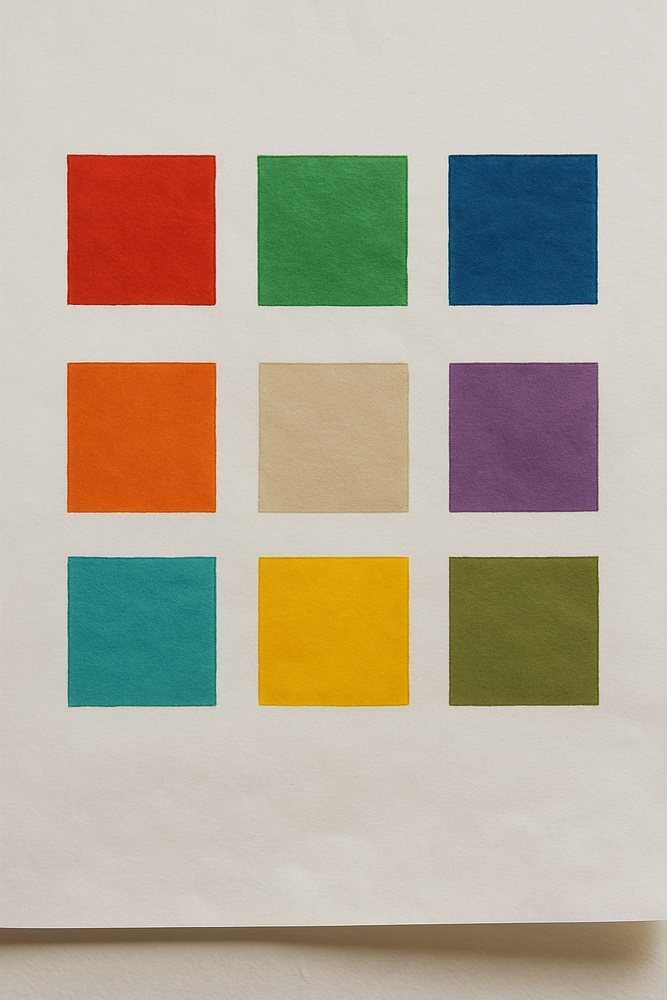
#> input picture detections/multicolor.jpg, 667 x 1000 px, shrunk from 1024 x 1536 before the run, found by its file name
$ python test_image.py
#> lines starting #> are read from the running program, lines starting #| are printed output that depends on the picture; after the words box and inside, x2 and y2 are one past the last pixel; in counts of white or black regions, pixels touching at a corner belong together
#> further down, img is the input picture: shape (1000, 667, 3); mean B, G, R 154.2, 171.5, 181.6
### detections/detect_multicolor.py
import cv2
import numpy as np
from detect_rect import find_rectangles

# HSV ranges for red (split range), yellow, and green
RED_RANGES = [
    ([0, 150,  60], [10, 255, 255]),
    ([170,150,  60], [180,255,255])
]
COLOR_RANGES = {
    'yellow': ([20, 100, 100], [30, 255, 255]),
    'green':  ([60, 120,  60], [70, 255, 255]),
}

def detect_colored_rectangles(frame_bgr):
    """
    Returns a list of dicts: [{'color': name, 'position':(x,y,w,h)}, ...]
    """
    hsv = cv2.cvtColor(frame_bgr, cv2.COLOR_BGR2HSV)
#> hsv: shape (1000, 667, 3); mean H, S, V 28.9, 66.3, 190.1
    detections = []

    # Detect red (wrap-around HSV)
    for low, high in RED_RANGES:
        mask = cv2.inRange(hsv, np.array(low), np.array(high))
        kernel = np.ones((5,5), np.uint8)
        clean  = cv2.morphologyEx(mask, cv2.MORPH_OPEN, kernel)
        for (x, y, w, h) in find_rectangles(clean):
            detections.append({'color': 'red', 'position': (x, y, w, h)})
#> this loop made 2 passes
#> pass 1, in detect_colored_rectangles, `mask = cv2.inRange(hsv, np.array(low), np.array(high))`:
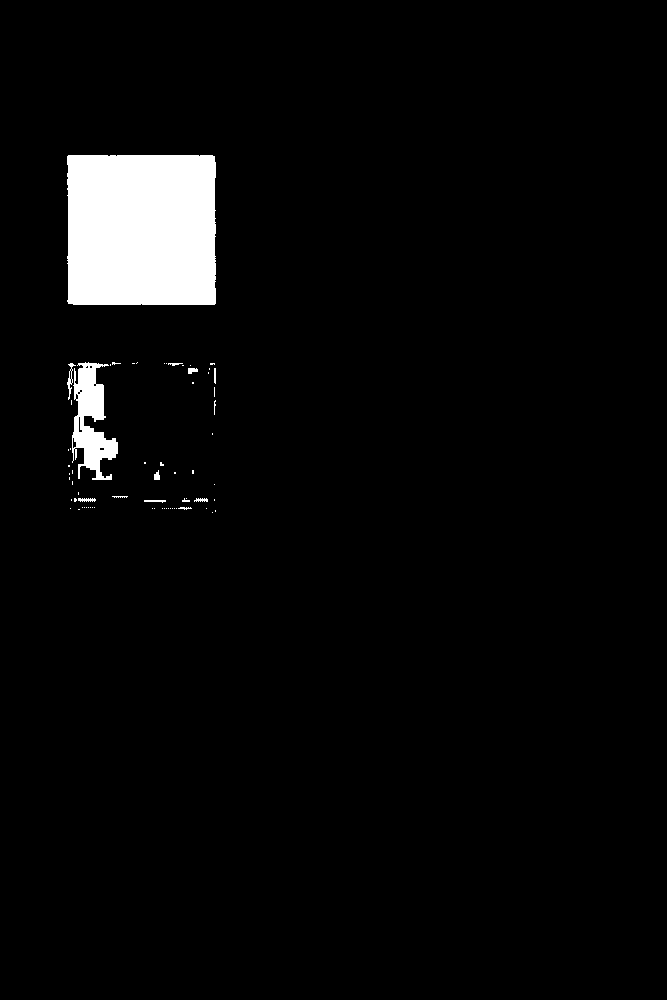
#> mask: shape (1000, 667); 3.8% white; 68 white regions (56 under 20 px), largest, box (x1, y1, x2, y2) and area: (67, 155, 216, 305) 22134, (72, 362, 118, 480) 2850, (67, 363, 76, 400) 97
#> pass 1, in detect_colored_rectangles, `clean  = cv2.morphologyEx(mask, cv2.MORPH_OPEN, kernel)`:
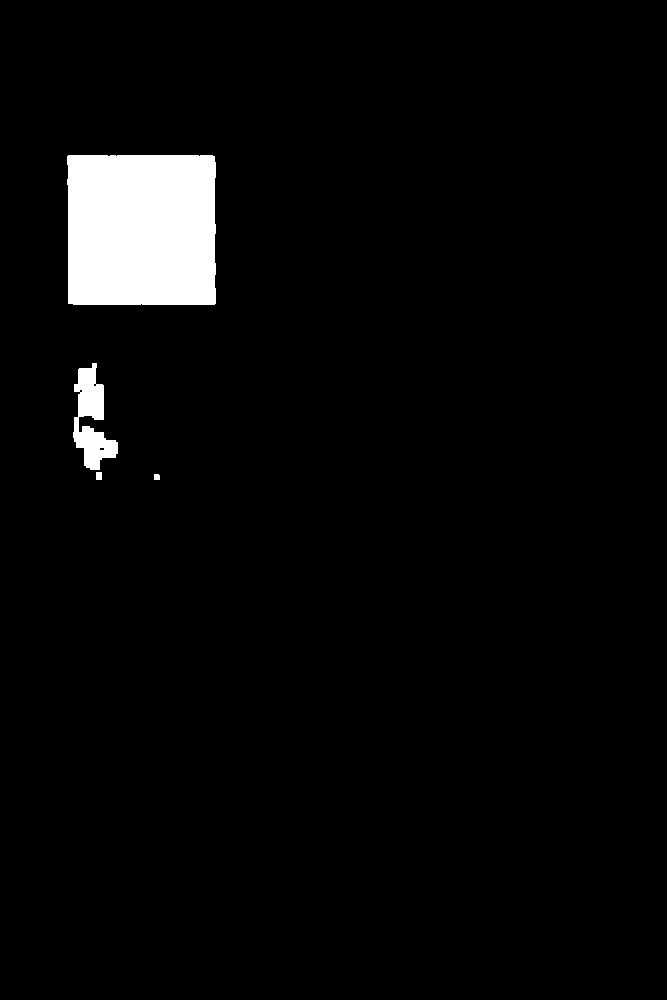
#> clean: shape (1000, 667); 3.7% white; 4 white regions, box (x1, y1, x2, y2) and area: (67, 155, 216, 305) 22107, (73, 363, 118, 470) 2442, (96, 472, 102, 480) 48, (154, 474, 160, 480) 35
#> after the loop, detections = 1 item

    # Detect yellow and green
    for name, (low, high) in COLOR_RANGES.items():
        mask = cv2.inRange(hsv, np.array(low), np.array(high))
        kernel = np.ones((5,5), np.uint8)
        clean  = cv2.morphologyEx(mask, cv2.MORPH_OPEN, kernel)
        for (x, y, w, h) in find_rectangles(clean):
            detections.append({'color': name, 'position': (x, y, w, h)})
#> this loop made 2 passes
#> pass 1, in detect_colored_rectangles, `mask = cv2.inRange(hsv, np.array(low), np.array(high))`:
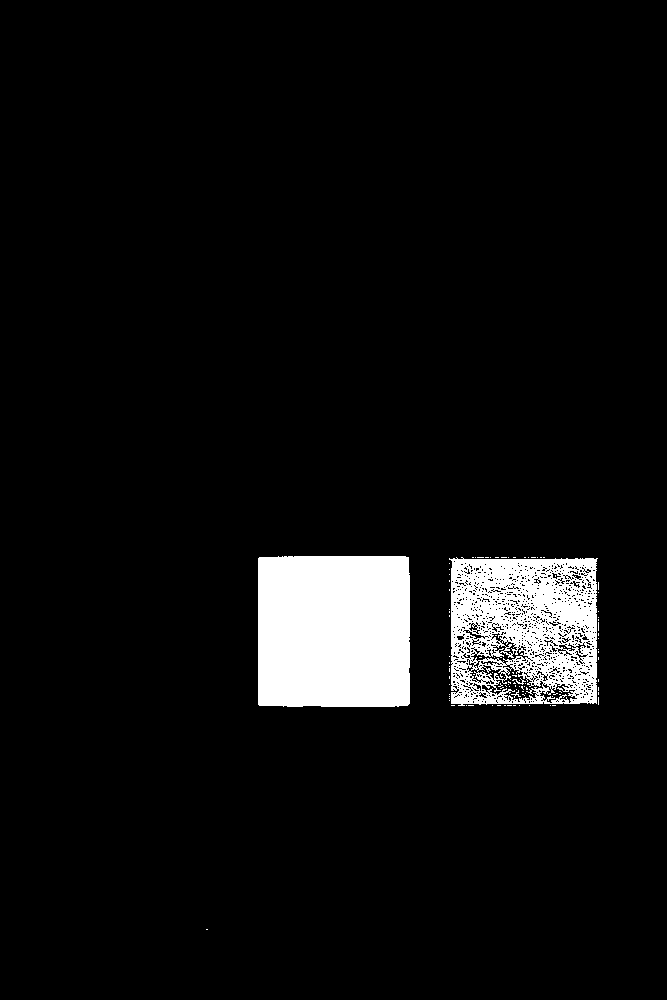
#> mask: shape (1000, 667); 5.9% white; 97 white regions (93 under 20 px), largest, box (x1, y1, x2, y2) and area: (258, 556, 410, 707) 22833, (449, 557, 598, 706) 16385, (512, 678, 526, 685) 28, (511, 690, 521, 698) 21
#> pass 1, in detect_colored_rectangles, `clean  = cv2.morphologyEx(mask, cv2.MORPH_OPEN, kernel)`:
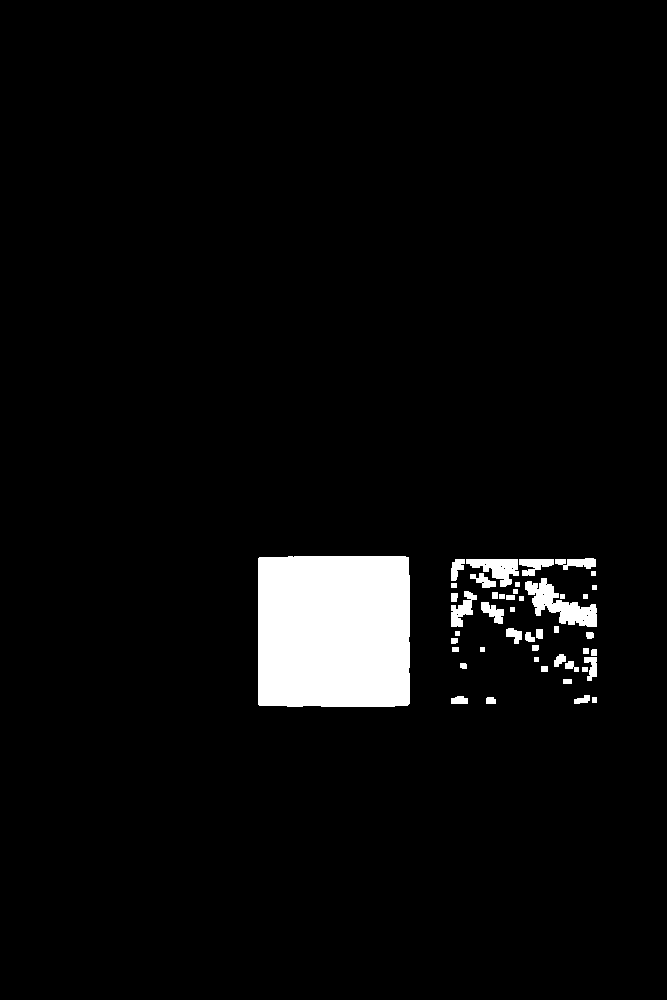
#> clean: shape (1000, 667); 4.3% white; 46 white regions, largest, box (x1, y1, x2, y2) and area: (258, 556, 410, 707) 22822, (525, 578, 597, 627) 1554, (466, 559, 519, 587) 792
#> pass 2, in detect_colored_rectangles, `mask = cv2.inRange(hsv, np.array(low), np.array(high))`:
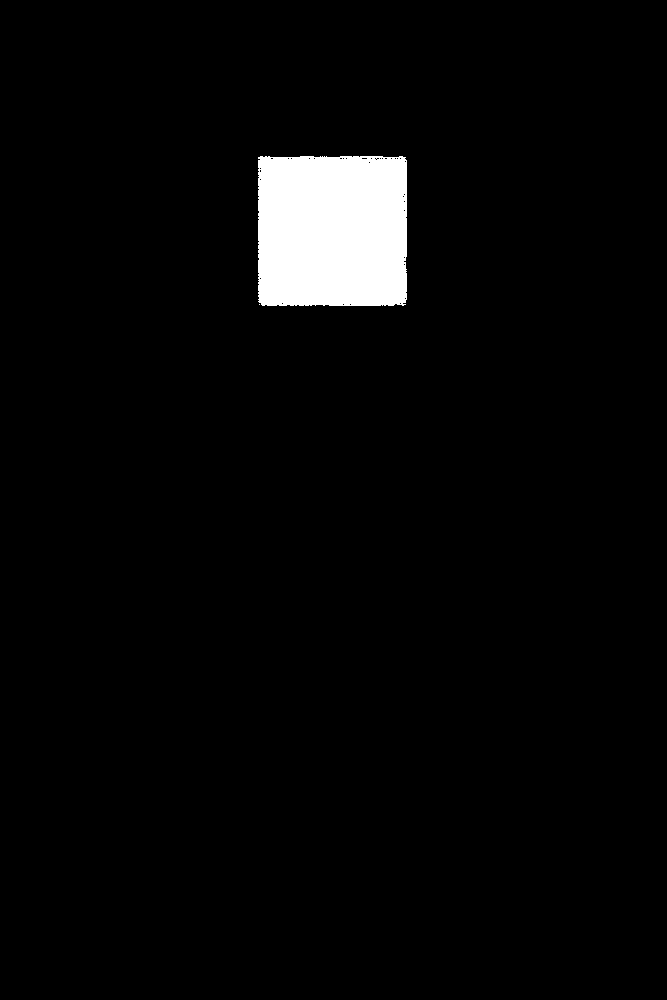
#> mask: shape (1000, 667); 3.3% white; 2 white regions (1 under 20 px), largest, box (x1, y1, x2, y2) and area: (258, 156, 407, 306) 22111
#> after the loop, detections = 3 items

    return detections

### detections/detect_rect.py
import cv2

MIN_AREA = 1000  # minimum contour area (in pixels) for a rectangle

def find_rectangles(mask):
    """
    Given a binary mask, return a list of (x, y, w, h) of all
    detected quadrilaterals above MIN_AREA.
    """
    contours, _ = cv2.findContours(
        mask,
        cv2.RETR_EXTERNAL,
        cv2.CHAIN_APPROX_SIMPLE
    )

    rects = []
    for cnt in contours:
        peri   = cv2.arcLength(cnt, True)
        approx = cv2.approxPolyDP(cnt, 0.02 * peri, True)
        area   = cv2.contourArea(approx)

        if len(approx) == 4 and area > MIN_AREA:
            x, y, w, h = cv2.boundingRect(approx)
            rects.append((x, y, w, h))

    return rects

### detections/test_image.py
import cv2
from detect_multicolor import detect_colored_rectangles

img = cv2.imread('/Users/bzhou/Downloads/CompetitionProgramming/CRC-A-2025-1/detections/multicolor.jpg')  # replace with your test image
if img is None:
    raise FileNotFoundError("Image not found or failed to load.")

dets = detect_colored_rectangles(img)
#> dets = 3 items
for d in dets:
    x, y, w, h = d['position']
    cv2.rectangle(img, (x, y), (x + w, y + h), (0, 255, 0), 2)
    cv2.putText(img, d['color'], (x, y - 10),
                cv2.FONT_HERSHEY_SIMPLEX, 0.6, (0, 255, 0), 2)
#> this loop made 3 passes
#> (x, y, w, h) on passes 1 to 3: (68, 155, 147, 150), (258, 557, 152, 149), (259, 157, 146, 146)
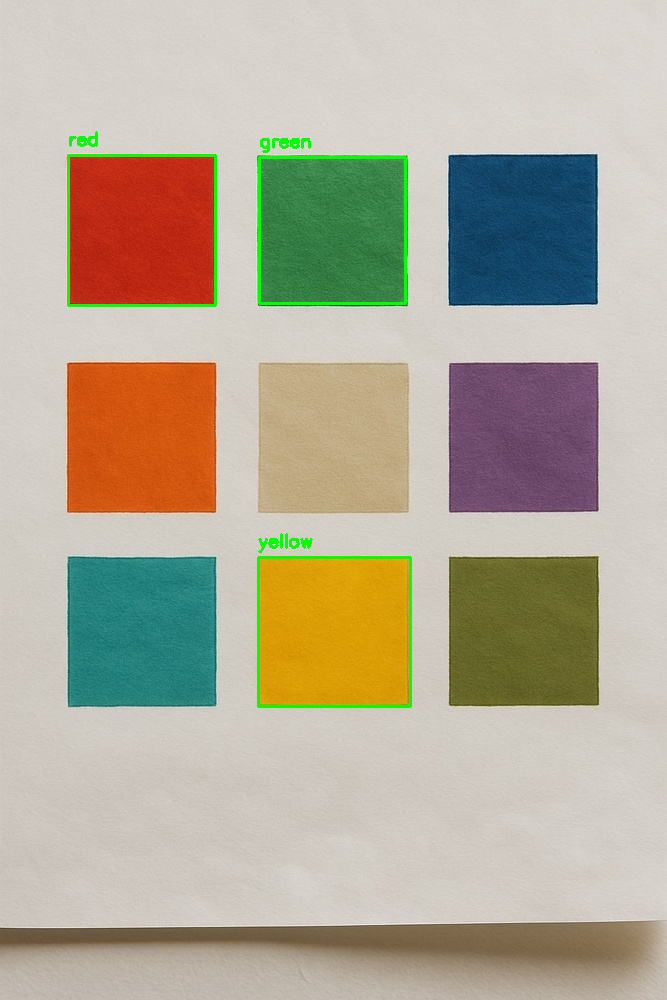
#> img: shape (1000, 667, 3); 0.96% of pixels changed, all inside (x1, y1, x2, y2) = (67, 131, 412, 708)

cv2.imshow("Detections", img)
cv2.waitKey(0)
cv2.destroyAllWindows()
